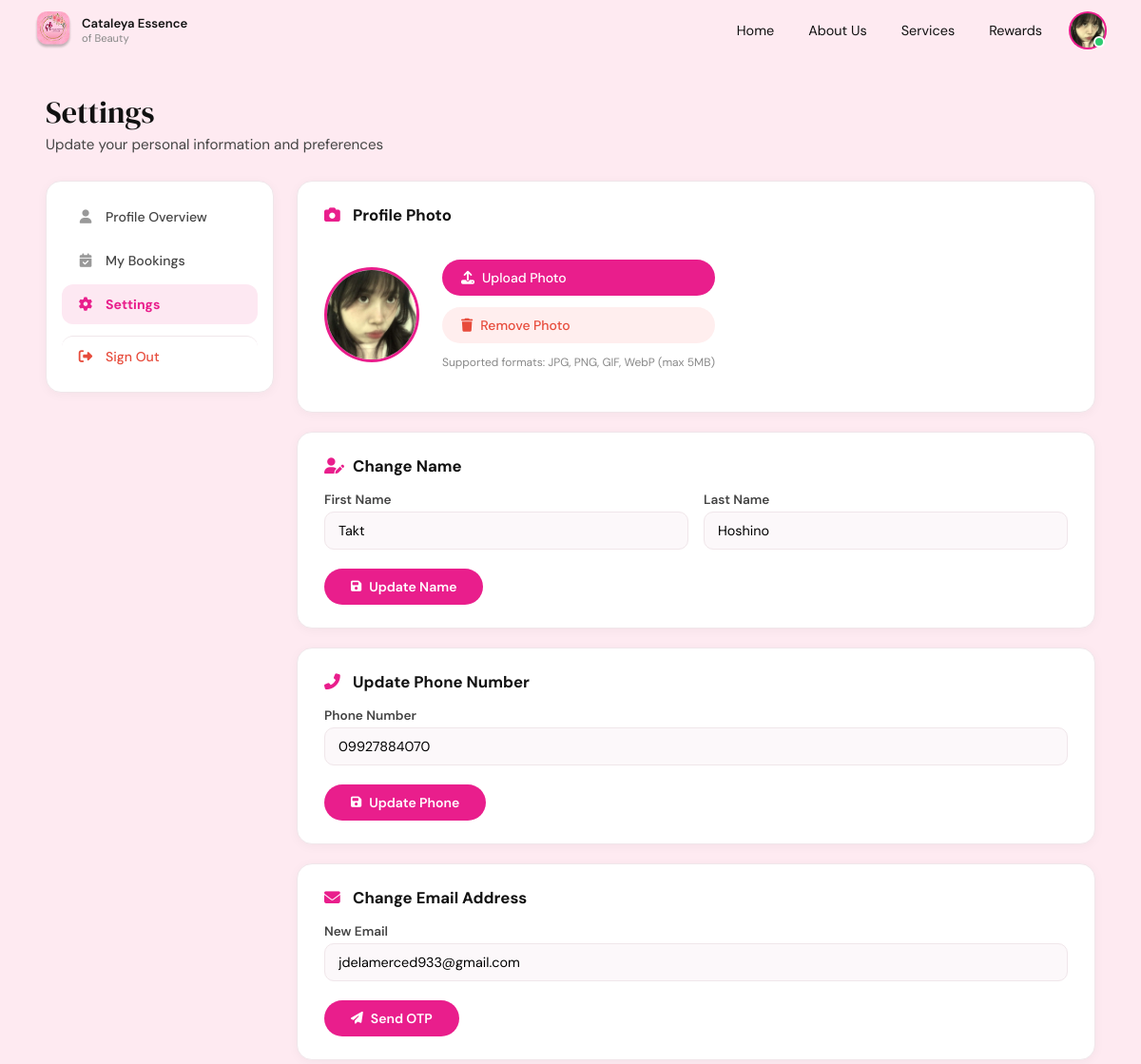
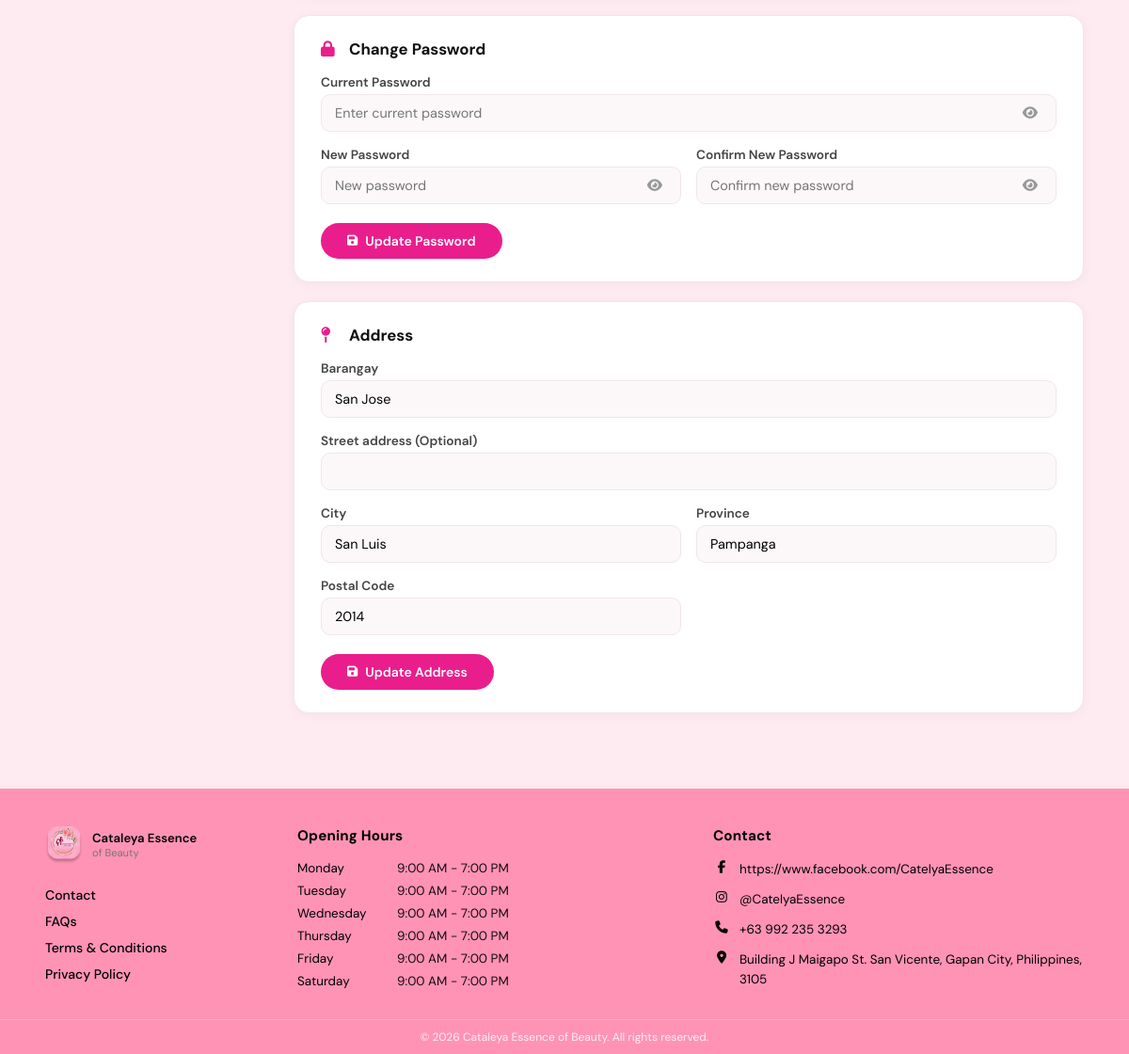
The app's page /Php/settings.php (signed in) with its own data (2 pictures, top to bottom).
### tables this page shows
CREATE TABLE `users` (
  `id` int NOT NULL,
  `full_name` varchar(100) NOT NULL,
  `email` varchar(100) NOT NULL,
  `phone` varchar(20) DEFAULT NULL,
  `address_line1` varchar(255) DEFAULT NULL,
  `address_line2` varchar(255) DEFAULT NULL,
  `city` varchar(100) DEFAULT NULL,
  `province` varchar(100) DEFAULT NULL,
  `postal_code` varchar(20) DEFAULT NULL,
  `password_hash` varchar(255) NOT NULL,
  `profile_photo` varchar(255) DEFAULT NULL,
  `is_verified` tinyint(1) DEFAULT '0',
  `created_at` timestamp NULL DEFAULT CURRENT_TIMESTAMP,
  `is_admin` tinyint(1) DEFAULT '0'
);

### Php/settings.php (the view, shortened to what this page needs)
<?php
require_once __DIR__ . '/../config/database.php';
$user_id = $_SESSION['user_id'];
$stmt = $pdo->prepare("SELECT id, full_name, email, phone, address_line1, address_line2, city, province, postal_code, profile_photo FROM users WHERE id = ?");
$stmt->execute([$user_id]);
$user = $stmt->fetch();
$name_parts = explode(' ', trim($user['full_name']), 2);
$first_name = $name_parts[0] ?? '';
$last_name = $name_parts[1] ?? '';
$name_parts = array_filter(explode(' ', trim($user['full_name'])));
if (count($name_parts) >= 2) {
    $initials = strtoupper(substr(reset($name_parts), 0, 1) . substr(end($name_parts), 0, 1));
} elseif (count($name_parts) === 1) {
    $initials = strtoupper(substr(reset($name_parts), 0, 2));
} else {
    $initials = 'U';
}
?>
<!DOCTYPE html>
<html lang="en">
<head>
    <link rel="stylesheet" href="https://cdnjs.cloudflare.com/ajax/libs/font-awesome/6.5.0/css/all.min.css" />
    <link rel="stylesheet" href="../css/settings.css" />
    <link rel="stylesheet" href="../css/user-footer.css" />
</head>
<body>
    <header class="navbar">
        <div class="navbar__logo">
            <img src="../img/Rectangle 38 (1).png" class="logo-img" alt="Cataleya Essence of Beauty" />
            <div class="logo-text">
                <span class="logo-name">Cataleya Essence</span>
                <span class="logo-sub">of Beauty</span>
            </div>
        </div>
        <nav class="navbar__links" id="nav-links">
            <a href="home.php" class="nav-link">Home</a>
            <a href="about.php" class="nav-link">About Us</a>
            <a href="serv.php" class="nav-link">Services</a>
            <a href="Rewards.php" class="nav-link">Rewards</a>
        </nav>
        <div class="profile-wrapper" id="profileWrapper">
            <div class="profile-avatar" id="profileAvatar" role="button" aria-haspopup="true" aria-expanded="false" aria-label="User menu">
                <?php if ($user['profile_photo']): ?>
                    <img src="<?php echo htmlspecialchars($user['profile_photo']); ?>" alt="Profile" class="avatar-image" />
                <?php else: ?>
                    <span class="avatar-initials"><?php echo htmlspecialchars($initials); ?></span>
                <?php endif; ?>
                <span class="status-dot"></span>
            </div>
        </div>
    </header>
    <main class="profile-page">
        <div class="profile-header">
            <div>
                <h1>Settings</h1>
                <p>Update your personal information and preferences</p>
            </div>
        </div>
        <div class="profile-layout">
            <aside class="profile-sidebar">
                <nav class="sidebar-nav">
                    <a href="profile.php" class="sidebar-link"><i class="fas fa-user"></i> Profile Overview</a>
                    <a href="bookings.php" class="sidebar-link"><i class="fas fa-calendar-check"></i> My Bookings</a>
                    <a href="settings.php" class="sidebar-link active"><i class="fas fa-cog"></i> Settings</a>
                    <a href="../auth/logout.php" class="sidebar-link sidebar-link--signout"><i class="fas fa-sign-out-alt"></i> Sign Out</a>
                </nav>
            </aside>
            <div class="profile-main">
                <section class="settings-form">
                    <h3><i class="fas fa-camera"></i> Profile Photo</h3>
                    <div class="profile-photo-section">
                        <div class="current-photo">
                            <?php if ($user['profile_photo']): ?>
                                <img src="<?php echo htmlspecialchars($user['profile_photo']); ?>" alt="Profile Photo" id="currentProfilePhoto" />
                            <?php endif; ?>
                        </div>
                        <div class="photo-upload">
                            <button type="button" class="btn-upload" id="uploadPhotoBtn">
                                <i class="fas fa-upload"></i> Upload Photo
                            </button>
                            <button type="button" class="btn-remove" id="removePhotoBtn" <?php echo $user['profile_photo'] ? '' : 'style="display: none;"'; ?>>
                                <i class="fas fa-trash"></i> Remove Photo
                            </button>
                            <p class="photo-hint">Supported formats: JPG, PNG, GIF, WebP (max 5MB)</p>
                        </div>
                    </div>
                </section>
                <section class="settings-form">
                    <h3><i class="fas fa-user-edit"></i> Change Name</h3>
                    <form action="#" method="POST">
                        <div class="form-row">
                            <div class="form-group">
                                <label for="first_name">First Name</label>
                                <input type="text" id="first_name" name="first_name" value="<?php echo htmlspecialchars($first_name); ?>" required />
                            </div>
                            <div class="form-group">
                                <label for="last_name">Last Name</label>
                                <input type="text" id="last_name" name="last_name" value="<?php echo htmlspecialchars($last_name); ?>" required />
                            </div>
                        </div>
                        <button type="submit" class="btn-save"><i class="fas fa-save"></i> Update Name</button>
                    </form>
                </section>
                <section class="settings-form">
                    <h3><i class="fas fa-phone-alt"></i> Update Phone Number</h3>
                    <form action="#" method="POST">
                        <div class="form-group">
                            <label for="phone">Phone Number</label>
                            <input type="tel" id="phone" name="phone" value="<?php echo htmlspecialchars($user['phone'] ?? ''); ?>" required />
                        </div>
                        <button type="submit" class="btn-save"><i class="fas fa-save"></i> Update Phone</button>
                    </form>
                </section>
                <section class="settings-form">
                    <h3><i class="fas fa-envelope"></i> Change Email Address</h3>
                    <form action="#" method="POST" id="emailForm">
                        <div class="form-group">
                            <label for="email">New Email</label>
                            <input type="email" id="email" name="email" value="<?php echo htmlspecialchars($user['email']); ?>" required />
                        </div>
                        <button type="submit" class="btn-save" id="sendOtpBtn"><i class="fas fa-paper-plane"></i> Send OTP</button>
                    </form>
                </section>
                <section class="settings-form">
                    <h3><i class="fas fa-lock"></i> Change Password</h3>
                    <form action="#" method="POST">
                        <div class="form-group">
                            <label for="current_password">Current Password</label>
                            <div class="password-wrapper">
                                <input type="password" id="current_password" name="current_password" placeholder="Enter current password" required />
                                <button type="button" class="toggle-password" data-target="current_password">
                                    <i class="fas fa-eye"></i>
                                </button>
                            </div>
                        </div>
                        <div class="form-row">
                            <div class="form-group">
                                <label for="new_password">New Password</label>
                                <div class="password-wrapper">
                                    <input type="password" id="new_password" name="new_password" placeholder="New password" required />
                                    <button type="button" class="toggle-password" data-target="new_password">
                                        <i class="fas fa-eye"></i>
                                    </button>
                                </div>
                            </div>
                            <div class="form-group">
                                <label for="confirm_password">Confirm New Password</label>
                                <div class="password-wrapper">
                                    <input type="password" id="confirm_password" name="confirm_password" placeholder="Confirm new password" required />
                                    <button type="button" class="toggle-password" data-target="confirm_password">
                                        <i class="fas fa-eye"></i>
                                    </button>
                                </div>
                            </div>
                        </div>
                        <button type="submit" class="btn-save"><i class="fas fa-save"></i> Update Password</button>
                    </form>
                </section>
                <section class="settings-form">
                    <h3><i class="fas fa-map-pin"></i> Address</h3>
                    <form action="#" method="POST">
                        <div class="form-group">
                            <label for="address_line1">Barangay</label>
                            <input type="text" id="address_line1" name="address_line1" value="<?php echo htmlspecialchars($user['address_line1'] ?? ''); ?>" required />
                        </div>
                        <div class="form-group">
                            <label for="address_line2">Street address (Optional) </label>
                            <input type="text" id="address_line2" name="address_line2" value="<?php echo htmlspecialchars($user['address_line2'] ?? ''); ?>" />
                        </div>
                        <div class="form-row">
                            <div class="form-group">
                                <label for="city">City</label>
                                <input type="text" id="city" name="city" value="<?php echo htmlspecialchars($user['city'] ?? ''); ?>" required />
                            </div>
                            <div class="form-group">
                                <label for="province">Province</label>
                                <input type="text" id="province" name="province" value="<?php echo htmlspecialchars($user['province'] ?? ''); ?>" required />
                            </div>
                        </div>
                        <div class="form-row">
                            <div class="form-group">
                                <label for="postal_code">Postal Code</label>
                                <input type="text" id="postal_code" name="postal_code" value="<?php echo htmlspecialchars($user['postal_code'] ?? ''); ?>" required />
                            </div>
                        </div>
                        <button type="submit" class="btn-save"><i class="fas fa-save"></i> Update Address</button>
                    </form>
                </section>
            </div>
        </div>
    </main>
    <?php require __DIR__ . '/includes/user-footer.php'; ?>
</body>
</html>

### records on screen
users: profile_photo (picture), first_name "Takt", last_name "Hoshino", phone "09927884070", email "jdelamerced933@gmail.com", address_line1 "San Jose", city "San Luis", province "Pampanga", postal_code "2014"
